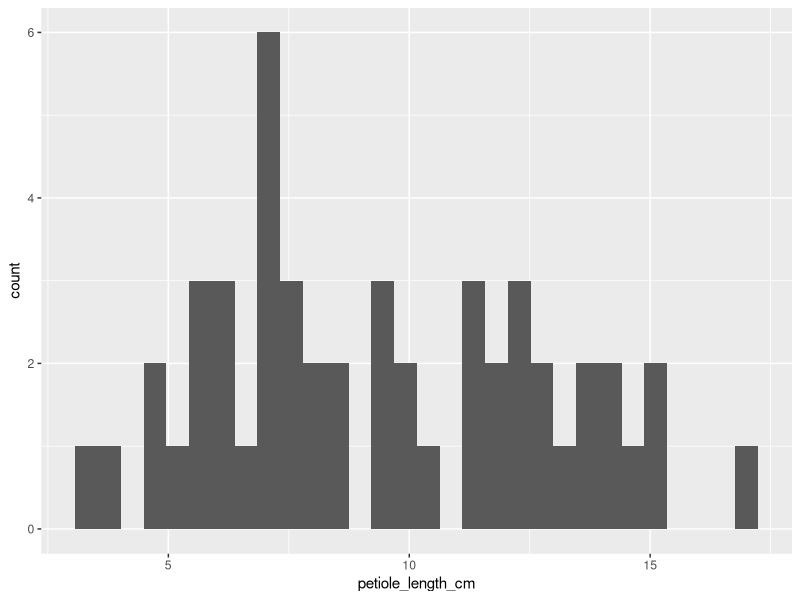

Write R code to recreate this figure.
## ---- chunk 1
rm(list = ls())
library(dplyr)
library(here)
library(ggplot2)
## ---- chunk 2
Leaves <- read.csv(here("Data", "Class_leaf_measurements.csv"))
## ---- chunk 3
str(Leaves)
## ---- chunk 4
names(Leaves)
## ---- chunk 5
names(Leaves)<- c("Tree_num", "Species", "Leaf_num", "DBH_cm", "petiole_length_cm", "total_length_cm", "middle_lobe_length_cm", "middle_lobe_width_cm", "person")
names(Leaves)
## ---- chunk 6
Leaves$Species<-as.factor(Leaves$Species) #convert to factor data type
levels(Leaves$Species) #view levels of factor
## ---- chunk 7
Norway<-which(Leaves$Species == "Norway mapel" | Leaves$Species == "Norway Maple")
Leaves$Species[Norway] <- "Norway maple"
Red <- which (Leaves$Species == "red maple" | Leaves$Species == "Red Maple" | Leaves$Species == "red maple")
Leaves$Species[Red] <- "Red maple"
Sugar <- which (Leaves$Species == "sugar maple" | Leaves$Species == "Sugar Maple" )
Leaves$Species[Sugar] <- "Sugar maple"
Leaves$Species <- factor(Leaves$Species) #reset the factor levels
levels(Leaves$Species) #check that it worked
str(Leaves)
## ---- chunk 8
Sugar <- Leaves %>% filter(Species == "Sugar maple") %>% select(-person, -Leaf_num, -Tree_num)
## ---- chunk 9
ggplot(Sugar, aes(x = petiole_length_cm))+
     geom_histogram()
